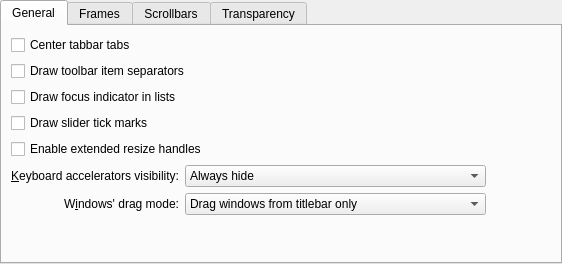
<?xml version="1.0" encoding="UTF-8"?>
<ui version="4.0">
 <class>ProteaStyleConfig</class>
 <widget class="QWidget" name="ProteaStyleConfig">
  <property name="geometry">
   <rect>
    <x>0</x>
    <y>0</y>
    <width>562</width>
    <height>264</height>
   </rect>
  </property>
  <property name="sizePolicy">
   <sizepolicy hsizetype="Preferred" vsizetype="Preferred">
    <horstretch>0</horstretch>
    <verstretch>0</verstretch>
   </sizepolicy>
  </property>
  <layout class="QVBoxLayout" name="verticalLayout_2">
   <property name="leftMargin">
    <number>0</number>
   </property>
   <property name="topMargin">
    <number>0</number>
   </property>
   <property name="rightMargin">
    <number>0</number>
   </property>
   <property name="bottomMargin">
    <number>0</number>
   </property>
   <item>
    <widget class="QTabWidget" name="tabWidget">
     <property name="currentIndex">
      <number>0</number>
     </property>
     <widget class="QWidget" name="tab">
      <attribute name="title">
       <string>General</string>
      </attribute>
      <layout class="QGridLayout" name="gridLayout">
       <item row="6" column="1">
        <widget class="QLabel" name="_windowDragLabel">
         <property name="sizePolicy">
          <sizepolicy hsizetype="Preferred" vsizetype="Preferred">
           <horstretch>0</horstretch>
           <verstretch>0</verstretch>
          </sizepolicy>
         </property>
         <property name="text">
          <string>W&amp;indows' drag mode:</string>
         </property>
         <property name="alignment">
          <set>Qt::AlignRight|Qt::AlignTrailing|Qt::AlignVCenter</set>
         </property>
         <property name="buddy">
          <cstring>_windowDragMode</cstring>
         </property>
        </widget>
       </item>
       <item row="2" column="1" colspan="4">
        <widget class="QCheckBox" name="_viewDrawFocusIndicator">
         <property name="text">
          <string>Draw focus indicator in lists</string>
         </property>
        </widget>
       </item>
       <item row="5" column="1">
        <widget class="QLabel" name="_mnemonicsLabel">
         <property name="text">
          <string>&amp;Keyboard accelerators visibility:</string>
         </property>
         <property name="alignment">
          <set>Qt::AlignRight|Qt::AlignTrailing|Qt::AlignVCenter</set>
         </property>
         <property name="buddy">
          <cstring>_mnemonicsMode</cstring>
         </property>
        </widget>
       </item>
       <item row="5" column="2" colspan="2">
        <widget class="QComboBox" name="_mnemonicsMode">
         <item>
          <property name="text">
           <string>Always hide</string>
          </property>
         </item>
         <item>
          <property name="text">
           <string>Show when Alt key is pressed</string>
          </property>
         </item>
         <item>
          <property name="text">
           <string>Always show</string>
          </property>
         </item>
        </widget>
       </item>
       <item row="5" column="4">
        <spacer name="horizontalSpacer_3">
         <property name="orientation">
          <enum>Qt::Horizontal</enum>
         </property>
         <property name="sizeHint" stdset="0">
          <size>
           <width>65</width>
           <height>20</height>
          </size>
         </property>
        </spacer>
       </item>
       <item row="6" column="2" colspan="2">
        <widget class="QComboBox" name="_windowDragMode">
         <item>
          <property name="text">
           <string>Drag windows from titlebar only</string>
          </property>
         </item>
         <item>
          <property name="text">
           <string>Drag windows from titlebar, menubar and toolbars</string>
          </property>
         </item>
         <item>
          <property name="text">
           <string>Drag windows from all empty areas</string>
          </property>
         </item>
        </widget>
       </item>
       <item row="7" column="1" colspan="3">
        <spacer name="verticalSpacer">
         <property name="orientation">
          <enum>Qt::Vertical</enum>
         </property>
         <property name="sizeHint" stdset="0">
          <size>
           <width>20</width>
           <height>49</height>
          </size>
         </property>
        </spacer>
       </item>
       <item row="0" column="1" colspan="4">
        <widget class="QCheckBox" name="_tabBarDrawCenteredTabs">
         <property name="text">
          <string>Center tabbar tabs</string>
         </property>
        </widget>
       </item>
       <item row="1" column="1" colspan="4">
        <widget class="QCheckBox" name="_toolBarDrawItemSeparator">
         <property name="text">
          <string>Draw toolbar item separators</string>
         </property>
        </widget>
       </item>
       <item row="3" column="1" colspan="4">
        <widget class="QCheckBox" name="_sliderDrawTickMarks">
         <property name="text">
          <string>Draw slider tick marks</string>
         </property>
        </widget>
       </item>
       <item row="4" column="1" colspan="4">
        <widget class="QCheckBox" name="_splitterProxyEnabled">
         <property name="text">
          <string>Enable extended resize handles</string>
         </property>
        </widget>
       </item>
      </layout>
     </widget>
     <widget class="QWidget" name="tab_3">
      <attribute name="title">
       <string>Frames</string>
      </attribute>
      <layout class="QVBoxLayout" name="verticalLayout_3">
       <item>
        <widget class="QCheckBox" name="_dockWidgetDrawFrame">
         <property name="text">
          <string>Draw frame around dockable panels</string>
         </property>
        </widget>
       </item>
       <item>
        <widget class="QCheckBox" name="_sidePanelDrawFrame">
         <property name="text">
          <string>Draw frame around side panels</string>
         </property>
        </widget>
       </item>
       <item>
        <widget class="QCheckBox" name="_menuItemDrawThinFocus">
         <property name="text">
          <string>Draw a thin line to indicate focus in menus and menubars</string>
         </property>
        </widget>
       </item>
       <item>
        <spacer name="verticalSpacer_3">
         <property name="orientation">
          <enum>Qt::Vertical</enum>
         </property>
         <property name="sizeHint" stdset="0">
          <size>
           <width>20</width>
           <height>117</height>
          </size>
         </property>
        </spacer>
       </item>
      </layout>
     </widget>
     <widget class="QWidget" name="tab_4">
      <attribute name="title">
       <string>Scrollbars</string>
      </attribute>
      <layout class="QGridLayout" name="gridLayout_6">
       <item row="1" column="2">
        <spacer name="horizontalSpacer_2">
         <property name="orientation">
          <enum>Qt::Horizontal</enum>
         </property>
         <property name="sizeHint" stdset="0">
          <size>
           <width>40</width>
           <height>20</height>
          </size>
         </property>
        </spacer>
       </item>
       <item row="1" column="0">
        <widget class="QLabel" name="_scrollBarAddLineLabel">
         <property name="text">
          <string>Bottom arrow button t&amp;ype:</string>
         </property>
         <property name="alignment">
          <set>Qt::AlignRight|Qt::AlignTrailing|Qt::AlignVCenter</set>
         </property>
         <property name="buddy">
          <cstring>_scrollBarAddLineButtons</cstring>
         </property>
        </widget>
       </item>
       <item row="0" column="0">
        <widget class="QLabel" name="_scrollBarSubLineLabel">
         <property name="text">
          <string>&amp;Top arrow button type:</string>
         </property>
         <property name="alignment">
          <set>Qt::AlignRight|Qt::AlignTrailing|Qt::AlignVCenter</set>
         </property>
         <property name="buddy">
          <cstring>_scrollBarSubLineButtons</cstring>
         </property>
        </widget>
       </item>
       <item row="0" column="1">
        <widget class="QComboBox" name="_scrollBarSubLineButtons">
         <item>
          <property name="text">
           <string>No buttons</string>
          </property>
         </item>
         <item>
          <property name="text">
           <string>One button</string>
          </property>
         </item>
         <item>
          <property name="text">
           <string>Two buttons</string>
          </property>
         </item>
        </widget>
       </item>
       <item row="1" column="1">
        <widget class="QComboBox" name="_scrollBarAddLineButtons">
         <item>
          <property name="text">
           <string>No buttons</string>
          </property>
         </item>
         <item>
          <property name="text">
           <string>One button</string>
          </property>
         </item>
         <item>
          <property name="text">
           <string>Two buttons</string>
          </property>
         </item>
        </widget>
       </item>
       <item row="2" column="0" colspan="3">
        <spacer name="verticalSpacer_4">
         <property name="orientation">
          <enum>Qt::Vertical</enum>
         </property>
         <property name="sizeHint" stdset="0">
          <size>
           <width>20</width>
           <height>40</height>
          </size>
         </property>
        </spacer>
       </item>
      </layout>
     </widget>
     <widget class="QWidget" name="tab_5">
      <attribute name="title">
       <string>Transparency</string>
      </attribute>
      <layout class="QGridLayout" name="gridLayout_2">
       <item row="10" column="1">
        <spacer name="verticalSpacer_5">
         <property name="orientation">
          <enum>Qt::Vertical</enum>
         </property>
         <property name="sizeHint" stdset="0">
          <size>
           <width>20</width>
           <height>40</height>
          </size>
         </property>
        </spacer>
       </item>
       <item row="1" column="1">
        <layout class="QHBoxLayout" name="horizontalLayout_2">
         <item>
          <widget class="QLabel" name="_menuOpacityTransparentLabel">
           <property name="text">
            <string>Transparent</string>
           </property>
          </widget>
         </item>
         <item>
          <spacer name="horizontalSpacer_6">
           <property name="orientation">
            <enum>Qt::Horizontal</enum>
           </property>
           <property name="sizeHint" stdset="0">
            <size>
             <width>40</width>
             <height>20</height>
            </size>
           </property>
          </spacer>
         </item>
         <item>
          <widget class="QLabel" name="_menuOpacityOpaqueLabel">
           <property name="sizePolicy">
            <sizepolicy hsizetype="Minimum" vsizetype="Preferred">
             <horstretch>0</horstretch>
             <verstretch>0</verstretch>
            </sizepolicy>
           </property>
           <property name="text">
            <string>Opaque</string>
           </property>
          </widget>
         </item>
        </layout>
       </item>
       <item row="7" column="0" colspan="2">
        <layout class="QHBoxLayout" name="horizontalLayout">
         <item>
          <widget class="QLabel" name="_menuGroupDescription">
           <property name="text">
            <string>Menu:</string>
           </property>
          </widget>
         </item>
         <item>
          <widget class="QSlider" name="_menuOpacity">
           <property name="minimum">
            <number>0</number>
           </property>
           <property name="maximum">
            <number>100</number>
           </property>
           <property name="singleStep">
            <number>1</number>
           </property>
           <property name="pageStep">
            <number>10</number>
           </property>
           <property name="value">
            <number>100</number>
           </property>
           <property name="orientation">
            <enum>Qt::Horizontal</enum>
           </property>
           <property name="invertedAppearance">
            <bool>false</bool>
           </property>
           <property name="invertedControls">
            <bool>false</bool>
           </property>
           <property name="tickPosition">
            <enum>QSlider::TicksBelow</enum>
           </property>
           <property name="tickInterval">
            <number>10</number>
           </property>
          </widget>
         </item>
        </layout>
       </item>
       <item row="1" column="0">
        <spacer name="horizontalSpacer_5">
         <property name="orientation">
          <enum>Qt::Horizontal</enum>
         </property>
         <property name="sizeType">
          <enum>QSizePolicy::Fixed</enum>
         </property>
         <property name="sizeHint" stdset="0">
          <size>
           <width>40</width>
           <height>20</height>
          </size>
         </property>
        </spacer>
       </item>
       <item row="9" column="0" colspan="2">
        <spacer name="horizontalSpacer_4">
         <property name="orientation">
          <enum>Qt::Horizontal</enum>
         </property>
         <property name="sizeType">
          <enum>QSizePolicy::Preferred</enum>
         </property>
         <property name="sizeHint" stdset="0">
          <size>
           <width>542</width>
           <height>20</height>
          </size>
         </property>
        </spacer>
       </item>
      </layout>
     </widget>
    </widget>
   </item>
  </layout>
 </widget>
 <tabstops>
  <tabstop>tabWidget</tabstop>
  <tabstop>_tabBarDrawCenteredTabs</tabstop>
  <tabstop>_toolBarDrawItemSeparator</tabstop>
  <tabstop>_viewDrawFocusIndicator</tabstop>
  <tabstop>_sliderDrawTickMarks</tabstop>
  <tabstop>_splitterProxyEnabled</tabstop>
  <tabstop>_mnemonicsMode</tabstop>
  <tabstop>_windowDragMode</tabstop>
  <tabstop>_dockWidgetDrawFrame</tabstop>
  <tabstop>_sidePanelDrawFrame</tabstop>
  <tabstop>_menuItemDrawThinFocus</tabstop>
  <tabstop>_scrollBarSubLineButtons</tabstop>
  <tabstop>_scrollBarAddLineButtons</tabstop>
 </tabstops>
 <resources/>
 <connections>
 </connections>
</ui>
